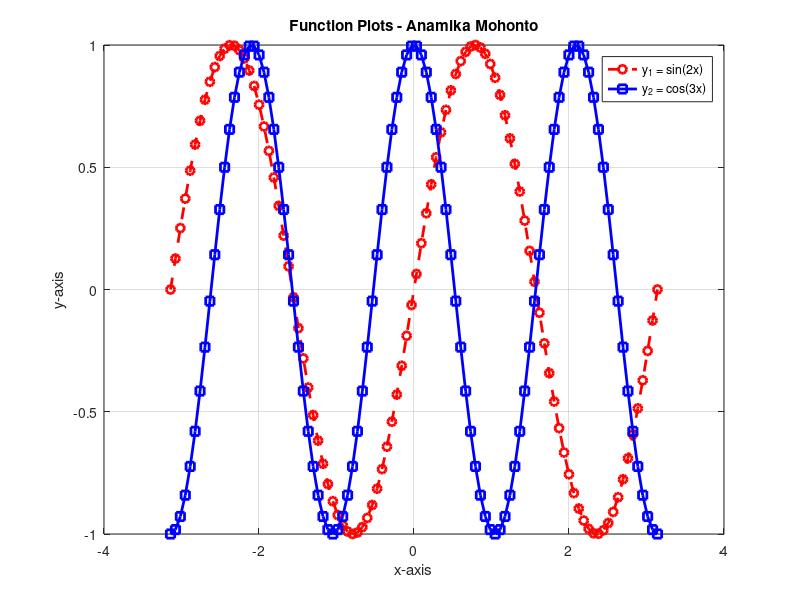

MATLAB code to generate this figure:
x = linspace(-pi, pi, 100);

y1 = sin(2*x);
y2 = cos(3*x);

plot(x, y1, 'r--o', 'LineWidth', 2, 'MarkerSize', 6);
hold on;

plot(x, y2, 'b-s', 'LineWidth', 2, 'MarkerSize', 6);

xlabel('x-axis');
ylabel('y-axis');

title('Function Plots - Anamika Mohonto');

legend('y_1 = sin(2x)', 'y_2 = cos(3x)');

grid on;

hold off;